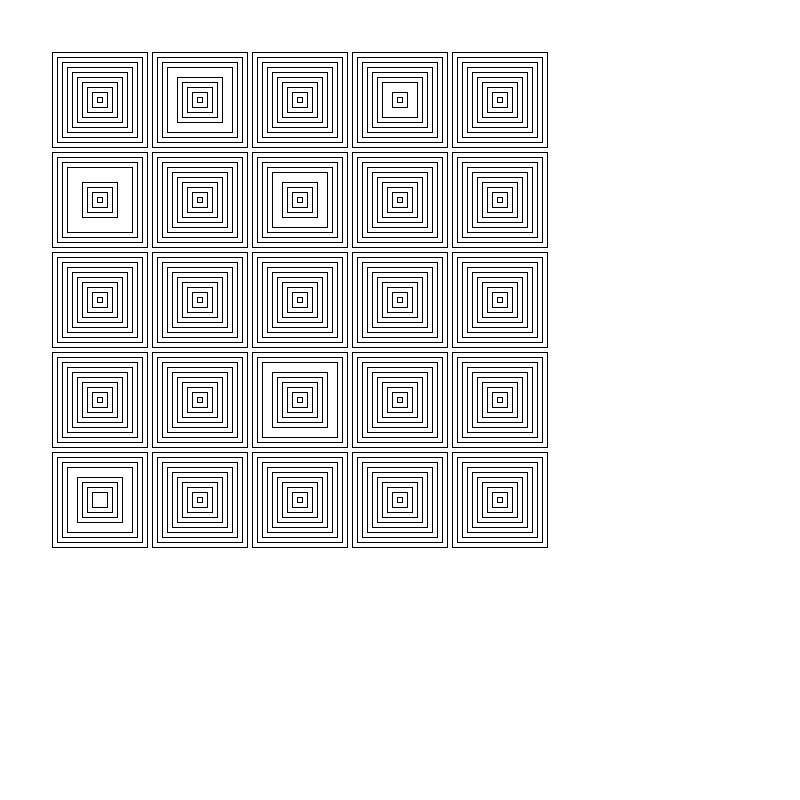
Frame 1 (no input)
Frame 60 (the mouse pressed at the canvas centre just before this capture): identical to frame 1, image omitted
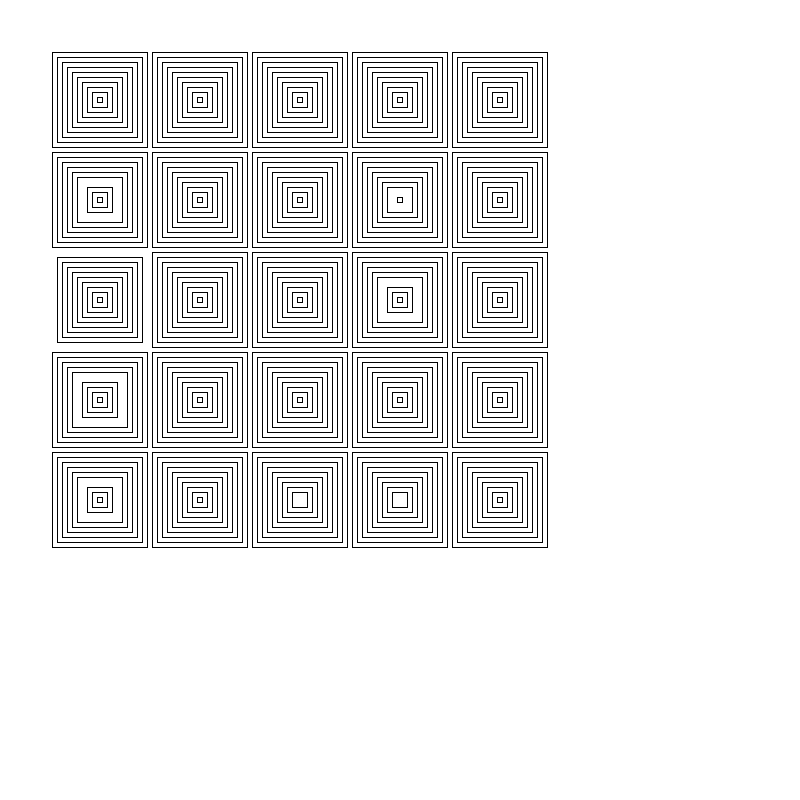
Frame 120 (the mouse held since frame 60 and released just before this capture)

The Processing sketch that drew these frames (run headless with seeded random() and noise(); from frame 60 on, the mouse is pressed at the canvas centre):

// Processing sketch: vera2
// ── vera2.pde

// VERA 2


void setup(){
  
  size(800,800);
}

void draw(){
  
    background(255);
    
    rectMode(CENTER);
    stroke(0);
    noFill();
    
    randomSeed(mouseX);
    for (int x = 0; x < 5; x++){
        for (int y = 0; y < 5; y++){
            for (int i = 0; i < 10; i++){
                if (random(0,1) < .98) rect(100 + x*100, 100 + y*100, i*10+5, i*10+5);
            }
        }
    }
}
